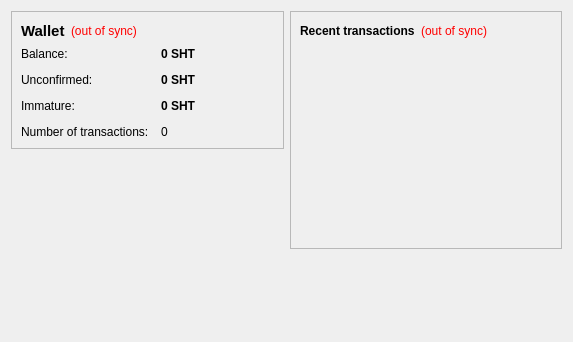
<?xml version="1.0" encoding="UTF-8"?>
<ui version="4.0">
 <class>OverviewPage</class>
 <widget class="QWidget" name="OverviewPage">
  <property name="geometry">
   <rect>
    <x>0</x>
    <y>0</y>
    <width>573</width>
    <height>342</height>
   </rect>
  </property>
  <property name="windowTitle">
   <string>Form</string>
  </property>
  <layout class="QHBoxLayout" name="horizontalLayout" stretch="1,1">
   <item>
    <layout class="QVBoxLayout" name="verticalLayout_2">
     <item>
      <widget class="QFrame" name="frame">
       <property name="frameShape">
        <enum>QFrame::StyledPanel</enum>
       </property>
       <property name="frameShadow">
        <enum>QFrame::Raised</enum>
       </property>
       <layout class="QVBoxLayout" name="verticalLayout_4">
        <item>
         <layout class="QHBoxLayout" name="horizontalLayout_4">
          <item>
           <widget class="QLabel" name="label_5">
            <property name="font">
             <font>
              <pointsize>11</pointsize>
              <weight>75</weight>
              <bold>true</bold>
             </font>
            </property>
            <property name="text">
             <string>Wallet</string>
            </property>
           </widget>
          </item>
          <item>
           <widget class="QLabel" name="labelWalletStatus">
            <property name="toolTip">
             <string>The displayed information may be out of date. Your wallet automatically synchronizes with the shitcoin network after a connection is established, but this process has not completed yet.</string>
            </property>
            <property name="styleSheet">
             <string notr="true">QLabel { color: red; }</string>
            </property>
            <property name="text">
             <string notr="true">(out of sync)</string>
            </property>
            <property name="alignment">
             <set>Qt::AlignLeading|Qt::AlignLeft|Qt::AlignVCenter</set>
            </property>
           </widget>
          </item>
          <item>
           <spacer name="horizontalSpacer_2">
            <property name="orientation">
             <enum>Qt::Horizontal</enum>
            </property>
            <property name="sizeHint" stdset="0">
             <size>
              <width>40</width>
              <height>20</height>
             </size>
            </property>
           </spacer>
          </item>
         </layout>
        </item>
        <item>
         <layout class="QFormLayout" name="formLayout_2">
          <property name="fieldGrowthPolicy">
           <enum>QFormLayout::AllNonFixedFieldsGrow</enum>
          </property>
          <property name="horizontalSpacing">
           <number>12</number>
          </property>
          <property name="verticalSpacing">
           <number>12</number>
          </property>
          <item row="0" column="0">
           <widget class="QLabel" name="label">
            <property name="text">
             <string>Balance:</string>
            </property>
           </widget>
          </item>
          <item row="0" column="1">
           <widget class="QLabel" name="labelBalance">
            <property name="font">
             <font>
              <weight>75</weight>
              <bold>true</bold>
             </font>
            </property>
            <property name="cursor">
             <cursorShape>IBeamCursor</cursorShape>
            </property>
            <property name="toolTip">
             <string>Your current balance</string>
            </property>
            <property name="text">
             <string notr="true">0 SHT</string>
            </property>
            <property name="textInteractionFlags">
             <set>Qt::LinksAccessibleByMouse|Qt::TextSelectableByKeyboard|Qt::TextSelectableByMouse</set>
            </property>
           </widget>
          </item>
          <item row="1" column="0">
           <widget class="QLabel" name="label_3">
            <property name="text">
             <string>Unconfirmed:</string>
            </property>
           </widget>
          </item>
          <item row="1" column="1">
           <widget class="QLabel" name="labelUnconfirmed">
            <property name="font">
             <font>
              <weight>75</weight>
              <bold>true</bold>
             </font>
            </property>
            <property name="cursor">
             <cursorShape>IBeamCursor</cursorShape>
            </property>
            <property name="toolTip">
             <string>Total of transactions that have yet to be confirmed, and do not yet count toward the current balance</string>
            </property>
            <property name="text">
             <string notr="true">0 SHT</string>
            </property>
            <property name="textInteractionFlags">
             <set>Qt::LinksAccessibleByMouse|Qt::TextSelectableByKeyboard|Qt::TextSelectableByMouse</set>
            </property>
           </widget>
          </item>
          <item row="3" column="0">
           <widget class="QLabel" name="label_2">
            <property name="text">
             <string>Number of transactions:</string>
            </property>
           </widget>
          </item>
          <item row="3" column="1">
           <widget class="QLabel" name="labelNumTransactions">
            <property name="toolTip">
             <string>Total number of transactions in wallet</string>
            </property>
            <property name="text">
             <string notr="true">0</string>
            </property>
           </widget>
          </item>
          <item row="2" column="0">
           <widget class="QLabel" name="labelImmatureText">
            <property name="text">
             <string>Immature:</string>
            </property>
           </widget>
          </item>
          <item row="2" column="1">
           <widget class="QLabel" name="labelImmature">
            <property name="font">
             <font>
              <weight>75</weight>
              <bold>true</bold>
             </font>
            </property>
            <property name="toolTip">
             <string>Mined balance that has not yet matured</string>
            </property>
            <property name="text">
             <string notr="true">0 SHT</string>
            </property>
            <property name="textInteractionFlags">
             <set>Qt::LinksAccessibleByMouse|Qt::TextSelectableByKeyboard|Qt::TextSelectableByMouse</set>
            </property>
           </widget>
          </item>
         </layout>
        </item>
       </layout>
      </widget>
     </item>
     <item>
      <spacer name="verticalSpacer">
       <property name="orientation">
        <enum>Qt::Vertical</enum>
       </property>
       <property name="sizeHint" stdset="0">
        <size>
         <width>20</width>
         <height>40</height>
        </size>
       </property>
      </spacer>
     </item>
    </layout>
   </item>
   <item>
    <layout class="QVBoxLayout" name="verticalLayout_3">
     <item>
      <widget class="QFrame" name="frame_2">
       <property name="frameShape">
        <enum>QFrame::StyledPanel</enum>
       </property>
       <property name="frameShadow">
        <enum>QFrame::Raised</enum>
       </property>
       <layout class="QVBoxLayout" name="verticalLayout">
        <item>
         <layout class="QHBoxLayout" name="horizontalLayout_2">
          <item>
           <widget class="QLabel" name="label_4">
            <property name="text">
             <string>&lt;b&gt;Recent transactions&lt;/b&gt;</string>
            </property>
           </widget>
          </item>
          <item>
           <widget class="QLabel" name="labelTransactionsStatus">
            <property name="toolTip">
             <string>The displayed information may be out of date. Your wallet automatically synchronizes with the shitcoin network after a connection is established, but this process has not completed yet.</string>
            </property>
            <property name="styleSheet">
             <string notr="true">QLabel { color: red; }</string>
            </property>
            <property name="text">
             <string notr="true">(out of sync)</string>
            </property>
            <property name="alignment">
             <set>Qt::AlignRight|Qt::AlignTrailing|Qt::AlignVCenter</set>
            </property>
           </widget>
          </item>
          <item>
           <spacer name="horizontalSpacer">
            <property name="orientation">
             <enum>Qt::Horizontal</enum>
            </property>
            <property name="sizeHint" stdset="0">
             <size>
              <width>40</width>
              <height>20</height>
             </size>
            </property>
           </spacer>
          </item>
         </layout>
        </item>
        <item>
         <widget class="QListView" name="listTransactions">
          <property name="styleSheet">
           <string notr="true">QListView { background: transparent; }</string>
          </property>
          <property name="frameShape">
           <enum>QFrame::NoFrame</enum>
          </property>
          <property name="verticalScrollBarPolicy">
           <enum>Qt::ScrollBarAlwaysOff</enum>
          </property>
          <property name="horizontalScrollBarPolicy">
           <enum>Qt::ScrollBarAlwaysOff</enum>
          </property>
          <property name="selectionMode">
           <enum>QAbstractItemView::NoSelection</enum>
          </property>
         </widget>
        </item>
       </layout>
      </widget>
     </item>
     <item>
      <spacer name="verticalSpacer_2">
       <property name="orientation">
        <enum>Qt::Vertical</enum>
       </property>
       <property name="sizeHint" stdset="0">
        <size>
         <width>20</width>
         <height>40</height>
        </size>
       </property>
      </spacer>
     </item>
    </layout>
   </item>
  </layout>
 </widget>
 <resources/>
 <connections/>
</ui>
